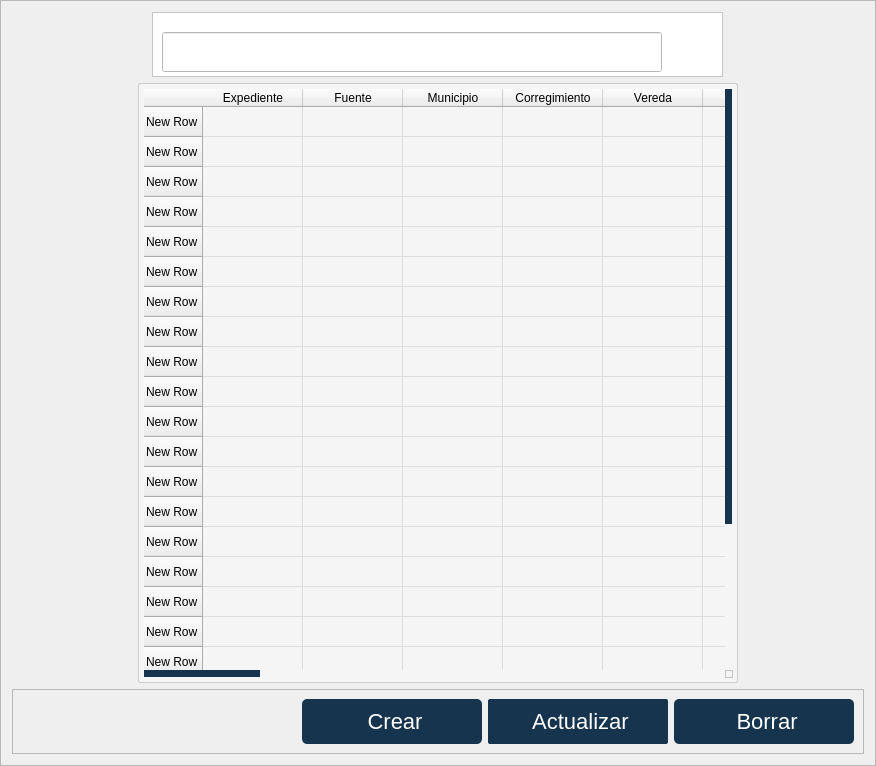
                 <widget class="QFrame" name="frame_5">
                  <property name="minimumSize">
                   <size>
                    <width>500</width>
                    <height>0</height>
                   </size>
                  </property>
                  <property name="styleSheet">
                   <string notr="true"/>
                  </property>
                  <property name="frameShape">
                   <enum>QFrame::StyledPanel</enum>
                  </property>
                  <property name="frameShadow">
                   <enum>QFrame::Raised</enum>
                  </property>
                  <layout class="QGridLayout" name="gridLayout_3">
                   <item row="1" column="0" alignment="Qt::AlignHCenter">
                    <widget class="QTableWidget" name="tableWidget">
                     <property name="sizePolicy">
                      <sizepolicy hsizetype="Fixed" vsizetype="Fixed">
                       <horstretch>0</horstretch>
                       <verstretch>0</verstretch>
                      </sizepolicy>
                     </property>
                     <property name="minimumSize">
                      <size>
                       <width>600</width>
                       <height>600</height>
                      </size>
                     </property>
                     <property name="styleSheet">
                      <string notr="true">QTableWidget {
    background-color: #f5f5f5; /* Fondo gris claro */
    border: 1px solid #CCCCCC; /* Borde suave */
    border-radius: 2px; /* Bordes redondeados */
    font-size: 18px; /* Tamaño de fuente */
    padding: 5px; /* Espaciado interno */
    gridline-color: #DDDDDD; /* Color de las líneas de la cuadrícula */
}

QTableWidget::item {
    padding: 5px; /* Espaciado de las celdas */
    border-radius: 2px; /* Bordes redondeados en las celdas */
}

QTableWidget::item:hover {
    background-color: #f0f0f0; /* Fondo claro al pasar el mouse */
    color: #16344D; /* Texto azul al pasar el mouse */
}

/* Barra de desplazamiento vertical y horizontal */
QScrollBar:vertical, QScrollBar:horizontal {
	
    border-radius: 15px; /* Bordes redondeados */
    background-color: #f5f5f5; /* Fondo gris claro */
    width: 7px; /* Ancho de la barra vertical */
    height: 7px; /* Alto de la barra horizontal */
}

/* Manejador de la barra de desplazamiento (el &quot;handle&quot;) */
QScrollBar::handle:vertical, QScrollBar::handle:horizontal {
    background-color: #16344D; /* Barra de desplazamiento en azul */
    border-radius: 15px; /* Bordes redondeados */
    min-height: 10px; /* Tamaño mínimo de la barra de desplazamiento vertical */
    min-width: 10px; /* Tamaño mínimo de la barra de desplazamiento horizontal */
}

/* Efecto cuando el mouse pasa por encima del manejador */
QScrollBar::handle:vertical:hover, QScrollBar::handle:horizontal:hover {
    background-color: #1A4567; /* Fondo más oscuro al pasar el mouse */
}

/* Líneas de los botones de desplazamiento (arriba/abajo o izquierda/derecha) */
QScrollBar::add-line:vertical, QScrollBar::sub-line:vertical,
QScrollBar::add-line:horizontal, QScrollBar::sub-line:horizontal {
    background: none; /* Quitar los botones de desplazamiento */
}

/* Flechas de los botones de desplazamiento */
QScrollBar::up-arrow:vertical, QScrollBar::down-arrow:vertical,
QScrollBar::left-arrow:horizontal, QScrollBar::right-arrow:horizontal {
    background: none; /* Quitar las flechas */
}
</string>
                     </property>
                     <row>
                      <property name="text">
                       <string>New Row</string>
                      </property>
                     </row>
                     <row>
                      <property name="text">
                       <string>New Row</string>
                      </property>
                     </row>
                     <row>
                      <property name="text">
                       <string>New Row</string>
                      </property>
                     </row>
                     <row>
                      <property name="text">
                       <string>New Row</string>
                      </property>
                     </row>
                     <row>
                      <property name="text">
                       <string>New Row</string>
                      </property>
                     </row>
                     <row>
                      <property name="text">
                       <string>New Row</string>
                      </property>
                     </row>
                     <row>
                      <property name="text">
                       <string>New Row</string>
                      </property>
                     </row>
                     <row>
                      <property name="text">
                       <string>New Row</string>
                      </property>
                     </row>
                     <row>
                      <property name="text">
                       <string>New Row</string>
                      </property>
                     </row>
                     <row>
                      <property name="text">
                       <string>New Row</string>
                      </property>
                     </row>
                     <row>
                      <property name="text">
                       <string>New Row</string>
                      </property>
                     </row>
                     <row>
                      <property name="text">
                       <string>New Row</string>
                      </property>
                     </row>
                     <row>
                      <property name="text">
                       <string>New Row</string>
                      </property>
                     </row>
                     <row>
                      <property name="text">
                       <string>New Row</string>
                      </property>
                     </row>
                     <row>
                      <property name="text">
                       <string>New Row</string>
                      </property>
                     </row>
                     <row>
                      <property name="text">
                       <string>New Row</string>
                      </property>
                     </row>
                     <row>
                      <property name="text">
                       <string>New Row</string>
                      </property>
                     </row>
                     <row>
                      <property name="text">
                       <string>New Row</string>
                      </property>
                     </row>
                     <row>
                      <property name="text">
                       <string>New Row</string>
                      </property>
                     </row>
                     <row>
                      <property name="text">
                       <string>New Row</string>
                      </property>
                     </row>
                     <row>
                      <property name="text">
                       <string>New Row</string>
                      </property>
                     </row>
                     <row>
                      <property name="text">
                       <string>New Row</string>
                      </property>
                     </row>
                     <row>
                      <property name="text">
                       <string>New Row</string>
                      </property>
                     </row>
                     <row>
                      <property name="text">
                       <string>New Row</string>
                      </property>
                     </row>
                     <column>
                      <property name="text">
                       <string>Expediente</string>
                      </property>
                      <property name="textAlignment">
                       <set>AlignCenter</set>
                      </property>
                     </column>
                     <column>
                      <property name="text">
                       <string>Fuente</string>
                      </property>
                      <property name="textAlignment">
                       <set>AlignCenter</set>
                      </property>
                     </column>
                     <column>
                      <property name="text">
                       <string>Municipio</string>
                      </property>
                      <property name="textAlignment">
                       <set>AlignCenter</set>
                      </property>
                     </column>
                     <column>
                      <property name="text">
                       <string>Corregimiento</string>
                      </property>
                      <property name="textAlignment">
                       <set>AlignCenter</set>
                      </property>
                     </column>
                     <column>
                      <property name="text">
                       <string>Vereda</string>
                      </property>
                      <property name="textAlignment">
                       <set>AlignCenter</set>
                      </property>
                     </column>
                     <column>
                      <property name="text">
                       <string>Cuenca</string>
                      </property>
                      <property name="textAlignment">
                       <set>AlignCenter</set>
                      </property>
                     </column>
                     <column>
                      <property name="text">
                       <string>Subcuenca</string>
                      </property>
                      <property name="textAlignment">
                       <set>AlignCenter</set>
                      </property>
                     </column>
                     <column>
                      <property name="text">
                       <string>Microcuenca</string>
                      </property>
                      <property name="textAlignment">
                       <set>AlignCenter</set>
                      </property>
                     </column>
                     <column>
                      <property name="text">
                       <string>Caudal total</string>
                      </property>
                      <property name="textAlignment">
                       <set>AlignCenter</set>
                      </property>
                     </column>
                     <column>
                      <property name="text">
                       <string>Cudal concedido</string>
                      </property>
                      <property name="textAlignment">
                       <set>AlignCenter</set>
                      </property>
                     </column>
                     <column>
                      <property name="text">
                       <string>Porcentaje</string>
                      </property>
                      <property name="textAlignment">
                       <set>AlignCenter</set>
                      </property>
                     </column>
                     <column>
                      <property name="text">
                       <string>Uso</string>
                      </property>
                      <property name="textAlignment">
                       <set>AlignCenter</set>
                      </property>
                     </column>
                     <column>
                      <property name="text">
                       <string>Coordenadas</string>
                      </property>
                      <property name="textAlignment">
                       <set>AlignCenter</set>
                      </property>
                     </column>
                     <column>
                      <property name="text">
                       <string>Tecmico</string>
                      </property>
                      <property name="textAlignment">
                       <set>AlignCenter</set>
                      </property>
                     </column>
                     <column>
                      <property name="text">
                       <string>Num Resolución</string>
                      </property>
                      <property name="textAlignment">
                       <set>AlignCenter</set>
                      </property>
                     </column>
                     <column>
                      <property name="text">
                       <string>Fecha Resolución </string>
                      </property>
                      <property name="textAlignment">
                       <set>AlignCenter</set>
                      </property>
                     </column>
                     <column>
                      <property name="text">
                       <string>Fecha Comunicaciones</string>
                      </property>
                      <property name="textAlignment">
                       <set>AlignCenter</set>
                      </property>
                     </column>
                     <column>
                      <property name="text">
                       <string>Tiempo otorgado</string>
                      </property>
                      <property name="textAlignment">
                       <set>AlignCenter</set>
                      </property>
                     </column>
                     <column>
                      <property name="text">
                       <string>Vigecia</string>
                      </property>
                      <property name="textAlignment">
                       <set>AlignCenter</set>
                      </property>
                     </column>
                     <column>
                      <property name="text">
                       <string>Num Ocupaciones</string>
                      </property>
                      <property name="textAlignment">
                       <set>AlignCenter</set>
                      </property>
                     </column>
                     <column>
                      <property name="text">
                       <string>Largo</string>
                      </property>
                      <property name="textAlignment">
                       <set>AlignCenter</set>
                      </property>
                     </column>
                     <column>
                      <property name="text">
                       <string>Ancho</string>
                      </property>
                      <property name="textAlignment">
                       <set>AlignCenter</set>
                      </property>
                     </column>
                     <column>
                      <property name="text">
                       <string>Altura</string>
                      </property>
                      <property name="textAlignment">
                       <set>AlignCenter</set>
                      </property>
                     </column>
                     <column>
                      <property name="text">
                       <string>Area ocupación</string>
                      </property>
                      <property name="textAlignment">
                       <set>AlignCenter</set>
                      </property>
                     </column>
                     <column>
                      <property name="text">
                       <string>Volumen</string>
                      </property>
                      <property name="textAlignment">
                       <set>AlignCenter</set>
                      </property>
                     </column>
                    </widget>
                   </item>
                   <item row="2" column="0">
                    <widget class="QFrame" name="frame_4">
                     <property name="sizePolicy">
                      <sizepolicy hsizetype="Preferred" vsizetype="Fixed">
                       <horstretch>0</horstretch>
                       <verstretch>0</verstretch>
                      </sizepolicy>
                     </property>
                     <property name="minimumSize">
                      <size>
                       <width>0</width>
                       <height>50</height>
                      </size>
                     </property>
                     <property name="frameShape">
                      <enum>QFrame::StyledPanel</enum>
                     </property>
                     <property name="frameShadow">
                      <enum>QFrame::Raised</enum>
                     </property>
                     <layout class="QHBoxLayout" name="horizontalLayout">
                      <item>
                       <spacer name="horizontalSpacer">
                        <property name="orientation">
                         <enum>Qt::Horizontal</enum>
                        </property>
                        <property name="sizeType">
                         <enum>QSizePolicy::Fixed</enum>
                        </property>
                        <property name="sizeHint" stdset="0">
                         <size>
                          <width>280</width>
                          <height>20</height>
                         </size>
                        </property>
                       </spacer>
                      </item>
                      <item alignment="Qt::AlignRight">
                       <widget class="QPushButton" name="pushButton_3">
                        <property name="sizePolicy">
                         <sizepolicy hsizetype="Fixed" vsizetype="Fixed">
                          <horstretch>0</horstretch>
                          <verstretch>0</verstretch>
                         </sizepolicy>
                        </property>
                        <property name="minimumSize">
                         <size>
                          <width>180</width>
                          <height>45</height>
                         </size>
                        </property>
                        <property name="cursor">
                         <cursorShape>PointingHandCursor</cursorShape>
                        </property>
                        <property name="styleSheet">
                         <string notr="true">QPushButton {
    background-color: #16344D; /* Color de fondo */
    border-radius: 5px; /* Bordes redondeados */
    color: white; /* Color del texto */
    padding: 5px 10px; /* Espaciado interno */
    border: none; /* Elimina el borde predeterminado */
    font-size: 22px; /* Tamaño de fuente */
    text-align: center; /* Alinea el texto a la izquierda */
}

QPushButton:hover {
    background-color: #4C6D8C; /* Color de fondo al pasar el mouse */
    box-shadow: 0 0 10px rgba(0, 0, 0, 0.5); /* Sombra al pasar el mouse */
    transform: scale(1.02); /* Ligero aumento al pasar el mouse */
    transition: all 0.3s ease-in-out; /* Transición suave */
}

QPushButton::icon {
    padding-right: 5px; /* Espaciado entre el icono y el texto */
}
</string>
                        </property>
                        <property name="text">
                         <string> Crear</string>
                        </property>
                        <property name="icon">
                         <iconset>
                          <normaloff>../../assets/iconos/anadir.png</normaloff>../../assets/iconos/anadir.png</iconset>
                        </property>
                        <property name="iconSize">
                         <size>
                          <width>24</width>
                          <height>24</height>
                         </size>
                        </property>
                       </widget>
                      </item>
                      <item alignment="Qt::AlignRight">
                       <widget class="QPushButton" name="pushButton_2">
                        <property name="sizePolicy">
                         <sizepolicy hsizetype="Fixed" vsizetype="Fixed">
                          <horstretch>0</horstretch>
                          <verstretch>0</verstretch>
                         </sizepolicy>
                        </property>
                        <property name="minimumSize">
                         <size>
                          <width>180</width>
                          <height>45</height>
                         </size>
                        </property>
                        <property name="cursor">
                         <cursorShape>PointingHandCursor</cursorShape>
                        </property>
                        <property name="styleSheet">
                         <string notr="true">QPushButton {
    background-color: #16344D; /* Color de fondo */
    border-radius: 2px; /* Bordes redondeados */
    color: white; /* Color del texto */
    padding: 5px 10px; /* Espaciado interno */
    border: none; /* Elimina el borde predeterminado */
    font-size: 22px; /* Tamaño de fuente */
    text-align: Center; /* Alinea el texto a la izquierda */
}

QPushButton:hover {
    background-color: #525C5E; /* Color de fondo al pasar el mouse */
    box-shadow: 0 0 10px rgba(0, 0, 0, 0.5); /* Sombra al pasar el mouse */
    transform: scale(1.02); /* Ligero aumento al pasar el mouse */
    transition: all 0.3s ease-in-out; /* Transición suave */
}

QPushButton::icon {
    padding-right: 5px; /* Espaciado entre el icono y el texto */
}
</string>
                        </property>
                        <property name="text">
                         <string> Actualizar</string>
                        </property>
                        <property name="icon">
                         <iconset>
                          <normaloff>../../assets/iconos/actualizar-flecha.png</normaloff>../../assets/iconos/actualizar-flecha.png</iconset>
                        </property>
                        <property name="iconSize">
                         <size>
                          <width>24</width>
                          <height>24</height>
                         </size>
                        </property>
                       </widget>
                      </item>
                      <item alignment="Qt::AlignRight">
                       <widget class="QPushButton" name="pushButton">
                        <property name="sizePolicy">
                         <sizepolicy hsizetype="Fixed" vsizetype="Fixed">
                          <horstretch>0</horstretch>
                          <verstretch>0</verstretch>
                         </sizepolicy>
                        </property>
                        <property name="minimumSize">
                         <size>
                          <width>180</width>
                          <height>45</height>
                         </size>
                        </property>
                        <property name="cursor">
                         <cursorShape>PointingHandCursor</cursorShape>
                        </property>
                        <property name="styleSheet">
                         <string notr="true">QPushButton {
    background-color: #16344D; /* Color de fondo */
    border-radius: 5px; /* Bordes redondeados */
    color: white; /* Color del texto */
    padding: 5px 10px; /* Espaciado interno */
    border: none; /* Elimina el borde predeterminado */
    font-size: 22px; /* Tamaño de fuente */
    text-align: center; /* Alinea el texto a la izquierda */
}

QPushButton:hover {
    background-color: #C2185B ; /* Color de fondo al pasar el mouse */
    box-shadow: 0 0 10px rgba(0, 0, 0, 0.5); /* Sombra al pasar el mouse */
    transform: scale(1.02); /* Ligero aumento al pasar el mouse */
    transition: all 0.3s ease-in-out; /* Transición suave */
}

QPushButton::icon {
    padding-right: 5px; /* Espaciado entre el icono y el texto */
}
</string>
                        </property>
                        <property name="text">
                         <string> Borrar</string>
                        </property>
                        <property name="icon">
                         <iconset>
                          <normaloff>../../assets/iconos/borrar.png</normaloff>../../assets/iconos/borrar.png</iconset>
                        </property>
                        <property name="iconSize">
                         <size>
                          <width>28</width>
                          <height>28</height>
                         </size>
                        </property>
                       </widget>
                      </item>
                     </layout>
                    </widget>
                   </item>
                   <item row="0" column="0" alignment="Qt::AlignHCenter">
                    <widget class="QFrame" name="frame_3">
                     <property name="sizePolicy">
                      <sizepolicy hsizetype="Preferred" vsizetype="Fixed">
                       <horstretch>0</horstretch>
                       <verstretch>0</verstretch>
                      </sizepolicy>
                     </property>
                     <property name="minimumSize">
                      <size>
                       <width>250</width>
                       <height>50</height>
                      </size>
                     </property>
                     <property name="styleSheet">
                      <string notr="true">background-color: rgb(255, 255, 255);</string>
                     </property>
                     <property name="frameShape">
                      <enum>QFrame::StyledPanel</enum>
                     </property>
                     <property name="frameShadow">
                      <enum>QFrame::Raised</enum>
                     </property>
                     <layout class="QHBoxLayout" name="horizontalLayout_2">
                      <item>
                       <widget class="QLineEdit" name="lineEdit">
                        <property name="sizePolicy">
                         <sizepolicy hsizetype="Fixed" vsizetype="Fixed">
                          <horstretch>0</horstretch>
                          <verstretch>0</verstretch>
                         </sizepolicy>
                        </property>
                        <property name="minimumSize">
                         <size>
                          <width>500</width>
                          <height>40</height>
                         </size>
                        </property>
                        <property name="maximumSize">
                         <size>
                          <width>300</width>
                          <height>25</height>
                         </size>
                        </property>
                        <property name="styleSheet">
                         <string notr="true">QLineEdit {

    background-color: #f5f5f5; /* Gris más claro cuando se escribe */
    border: none; /* Sin bordes generales */
    border-bottom: 1px solid #000000; /* Solo borde inferior inicial */
    border-radius: 4px; /* Sin bordes redondeados */
    padding: 5px; /* Espaciado interno */
    font: 18px;
QLineEdit {

    background-color: #f5f5f5; /* Gris más claro cuando se escribe */
    border: none; /* Sin bordes generales */
    border-bottom: 1px solid #000000; /* Solo borde inferior inicial */
    border-radius: 0px; /* Sin bordes redondeados */
    padding: 5px; /* Espaciado interno */
    font: 10px;

	margin-right: 8px; /* Margen a la derecha de 10px */
}

/* Al pasar el mouse, se agregan los bordes izquierdo y derecho */
QLineEdit:hover {
    border-bottom: 2px solid #16344D; /* Mantiene el borde inferior */
}

/* Al hacer clic (foco), se mantiene igual que el hover */
QLineEdit:focus {
    border-bottom: 2px solid #16344D;
    background-color: #e0e0e0; /* Gris más claro cuando se escribe */
    box-shadow: 0 0 5px rgba(0, 0, 0, 0.3); /* Sombra opcional al activar */
}

}

/* Al pasar el mouse, se agregan los bordes izquierdo y derecho */
QLineEdit:hover {
    border-bottom: 2px solid #16344D; /* Mantiene el borde inferior */
}

/* Al hacer clic (foco), se mantiene igual que el hover */
QLineEdit:focus {
    border-bottom: 2px solid #16344D;
    background-color: #e0e0e0; /* Gris más claro cuando se escribe */
    box-shadow: 0 0 5px rgba(0, 0, 0, 0.3); /* Sombra opcional al activar */
}
</string>
                        </property>
                       </widget>
                      </item>
                      <item>
                       <widget class="QToolButton" name="toolButton_2">
                        <property name="minimumSize">
                         <size>
                          <width>45</width>
                          <height>45</height>
                         </size>
                        </property>
                        <property name="maximumSize">
                         <size>
                          <width>30</width>
                          <height>30</height>
                         </size>
                        </property>
                        <property name="styleSheet">
                         <string notr="true">border:none;</string>
                        </property>
                        <property name="text">
                         <string/>
                        </property>
                        <property name="icon">
                         <iconset>
                          <normaloff>../../assets/iconos/people.png</normaloff>../../assets/iconos/people.png</iconset>
                        </property>
                        <property name="iconSize">
                         <size>
                          <width>32</width>
                          <height>32</height>
                         </size>
                        </property>
                        <property name="toolButtonStyle">
                         <enum>Qt::ToolButtonTextBesideIcon</enum>
                        </property>
                       </widget>
                      </item>
                     </layout>
                    </widget>
                   </item>
                  </layout>
                 </widget>
